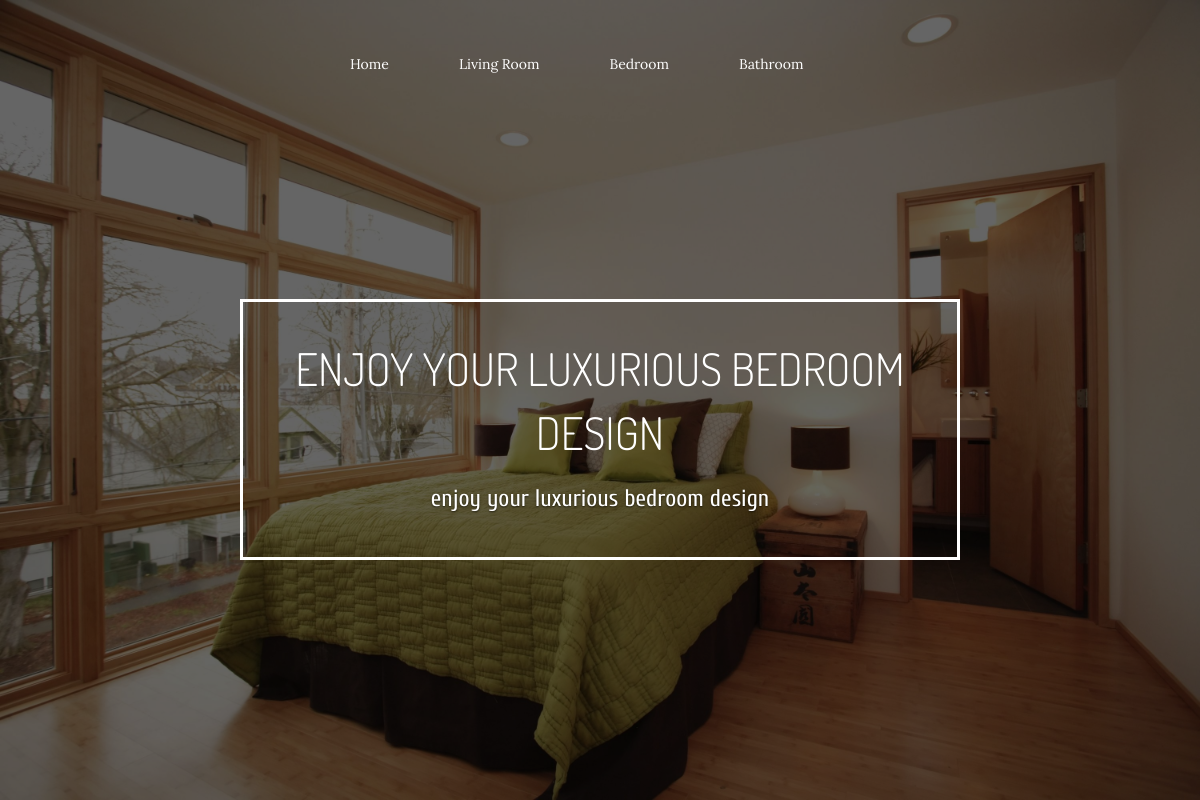
The page / on the database its author committed.
### tables this page shows
CREATE TABLE IF NOT EXISTS `kategori` (
  `id_kategori` int(2) NOT NULL,
  `kategori` varchar(30) NOT NULL
);

### index.php (the view, shortened to what this page needs)
<?php
    $sql = new mysqli("localhost","root","","gallery");
?>
<html lang="en">
<head>
    <link href="css/bootstrap.min.css" rel="stylesheet">
    <link href="css/full-slider.css" rel="stylesheet">
    <link href="css/style.css" rel="stylesheet">
</head>
<body>
<nav class="navbar navbar-fixed-top" role="navigation">
    <div class="container">
        <div class="border-navbar collapse navbar-collapse" id="bs-example-navbar-collapse-1">
            <div class="col-md-offset-3">
            <ul class="menu-list nav navbar-nav">
                <li>
                    <a href="index.php" class="menu-link">
                        Home
                    </a>
                </li>
                <?php
                    $kategori = $sql->query("SELECT * FROM kategori WHERE id_kategori != 1 ");
                    while($data = $kategori->fetch_assoc()){
                ?>
                    <li>
                        <a href="thumbnails.php?id=<?php echo $data['id_kategori']; ?>" class="menu-link">
                            <?php echo $data['kategori']; ?>
                        </a>
                    </li>
                <?php
                    }
                ?>
            </ul>
            </div>
        </div>
    </div>
</nav>
<header id="myCarousel" class="carousel slide">
    <div class="carousel-inner">
        <div class="item active">
            <div class="overlay"></div>
            <div class="fill" style="background-image:url('img/slider/img1.jpg');"></div>
            <div class="carousel-caption">
            	<span class="caption-title">enjoy your luxurious bedroom design</span>
                <h3>enjoy your luxurious bedroom design</h3>
            </div>
        </div>
	</div>
</header>
</body>
</html>

### css/full-slider.css (style rules this page uses)
html, body { height: 100%; }
.carousel, .item, .active { height: 100%; }
.carousel-inner { height: 100%; }
.fill { width: 100%; height: 100%; background-position: center; -webkit-background-size: cover; -moz-background-size: cover; background-size: cover; -o-background-size: cover; }

### css/style.css (style rules this page uses)
.caption-title { font-family: "Dosis"; font-size: 45px; text-transform: uppercase; text-shadow:none; }
.carousel-inner { font-family: "Cuprum"; font-weight: lighter; }
.carousel-caption { bottom:30%; }
.menu-list li { padding-left: 20px; padding-right: 20px; }
.menu-link { color: #fff !important; font-family: "Lora"; text-transform: capitalize; }
.overlay { position: absolute; background: rgba(0, 0, 0, 0.6); text-align: center; opacity: 1; width: 100%; height: 100%; }
.border-navbar { margin-top: 40px; }
.carousel-caption { border:3px solid #fff; padding-top: 35px; padding-bottom: 35px; padding-left: 15px; padding-right: 15px; }

### rows shown on the page
kategori: kategori "Living Room"
kategori: kategori "Bedroom"
kategori: kategori "Bathroom"
